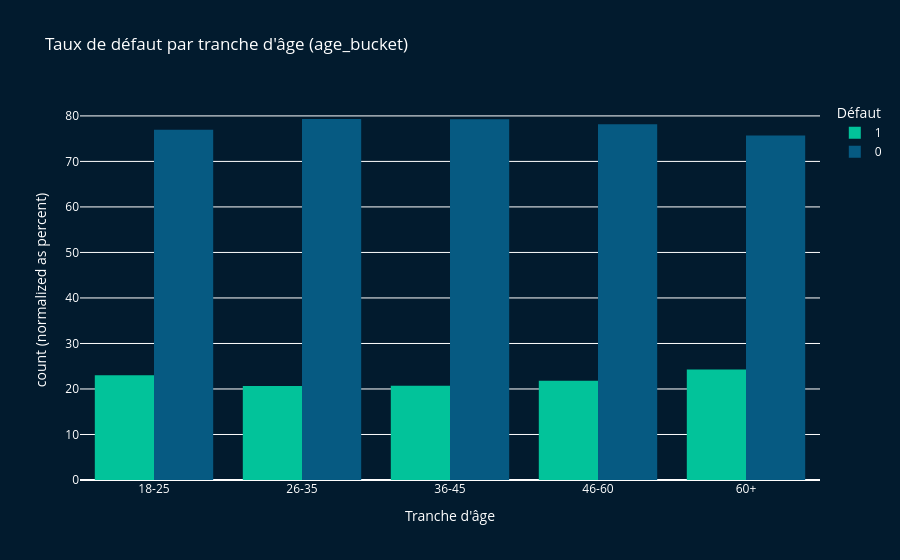

The notebook cell this image was saved under:
### Markdown cell above
### 4.2 age_bucket — Défaut par tranche d'âge

### Code cell
# Distribution des défauts par tranche d'âge
# age_bucket créé avec pd.cut en J1S2 Bloc 4
fig8 = px.histogram(
    df,
    x='age_bucket',
    color='loan_status',
    barmode='group',
    barnorm='percent',
    color_discrete_map={0: '#065A82', 1: '#02C39A'},
    labels={
        'age_bucket': "Tranche d'âge",
        'loan_status': 'Défaut'
    },
    title="Taux de défaut par tranche d'âge (age_bucket)"
)
fig8.update_layout(
    plot_bgcolor='#021B2E',
    paper_bgcolor='#021B2E',
    font_color='white'
)
fig8.write_html(str(ROOT / 'figures' / 'defaut_age.html'))
fig8.show()
print("✅ figures/defaut_age.html sauvegardé")

### Figure 1 — Plotly figure (JSON) as saved in the notebook; plotly's stock layout.template omitted (floating-point values rounded to 4 significant figures; data arrays with more than 128 entries replaced by an {"elided": "..."} marker saying what was removed)
{"data": [{"alignmentgroup": "True", "bingroup": "x", "hovertemplate": "Défaut=1<br>Tranche d'âge=%{x}<br>count (normalized as percent)=%{y}<extra></extra>", "legendgroup": "1", "marker": {"color": "#02C39A", "pattern": {"shape": ""}}, "name": "1", "offsetgroup": "1", "orientation": "v", "showlegend": true, "type": "histogram", "x": {"elided": "7108 str values"}, "xaxis": "x", "yaxis": "y"}, {"alignmentgroup": "True", "bingroup": "x", "hovertemplate": "Défaut=0<br>Tranche d'âge=%{x}<br>count (normalized as percent)=%{y}<extra></extra>", "legendgroup": "0", "marker": {"color": "#065A82", "pattern": {"shape": ""}}, "name": "0", "offsetgroup": "0", "orientation": "v", "showlegend": true, "type": "histogram", "x": {"elided": "25473 str values"}, "xaxis": "x", "yaxis": "y"}], "layout": {"barmode": "group", "barnorm": "percent", "font": {"color": "white"}, "legend": {"title": {"text": "Défaut"}, "tracegroupgap": 0}, "paper_bgcolor": "#021B2E", "plot_bgcolor": "#021B2E", "title": {"text": "Taux de défaut par tranche d'âge (age_bucket)"}, "xaxis": {"anchor": "y", "domain": [0, 1], "title": {"text": "Tranche d'âge"}}, "yaxis": {"anchor": "x", "domain": [0, 1], "title": {"text": "count (normalized as percent)"}}}}
